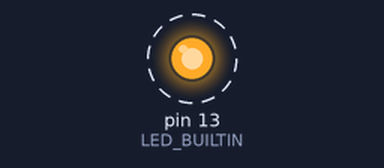
A sketch run on a simulated Arduino Uno, built with avr-gcc and run on an emulated ATmega328P. On the bench: output pins drawn as LEDs (lit = HIGH). Dashed ring = blinking.

Above: at 0.5 s.
Timing chart, 0 to 4.6 s (numbered marks = the images above):
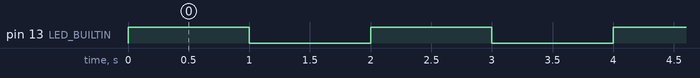

The sketch:

blink.ino
```cpp
void setup()
{
  pinMode(LED_BUILTIN, OUTPUT);
  Serial.begin(9600);
}
void loop()
{
  digitalWrite(LED_BUILTIN, HIGH);
  delay(1000);
  digitalWrite(LED_BUILTIN, LOW);
  delay(1000);
}
```

Measured:
- by itself, pin 13 (LED_BUILTIN): alternates HIGH for 1.0 s and LOW for 1.0 s
